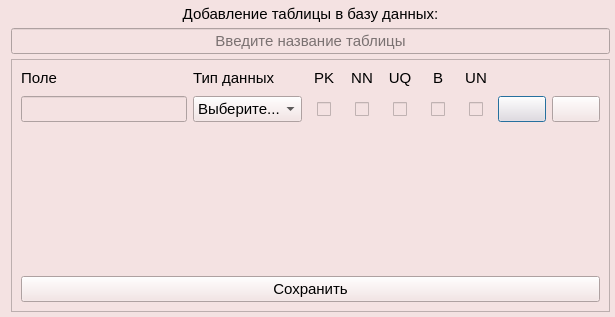
<?xml version="1.0" encoding="UTF-8"?>
<ui version="4.0">
 <class>Dialog</class>
 <widget class="QDialog" name="Dialog">
  <property name="geometry">
   <rect>
    <x>0</x>
    <y>0</y>
    <width>615</width>
    <height>317</height>
   </rect>
  </property>
  <property name="windowTitle">
   <string>Управление таблицей</string>
  </property>
  <property name="styleSheet">
   <string notr="true">QWidget {
    background-color: rgb(244,226,226);
	font-size: 15px;
	font-weight: 300;
}
</string>
  </property>
  <layout class="QVBoxLayout" name="verticalLayout_2">
   <property name="spacing">
    <number>5</number>
   </property>
   <property name="topMargin">
    <number>5</number>
   </property>
   <property name="rightMargin">
    <number>5</number>
   </property>
   <property name="bottomMargin">
    <number>5</number>
   </property>
   <item>
    <widget class="QLabel" name="WindowHeaderLabel">
     <property name="layoutDirection">
      <enum>Qt::LayoutDirection::LeftToRight</enum>
     </property>
     <property name="text">
      <string>Добавление таблицы в базу данных:</string>
     </property>
     <property name="alignment">
      <set>Qt::AlignmentFlag::AlignCenter</set>
     </property>
     <property name="margin">
      <number>0</number>
     </property>
    </widget>
   </item>
   <item>
    <widget class="QLineEdit" name="TableName">
     <property name="alignment">
      <set>Qt::AlignmentFlag::AlignCenter</set>
     </property>
     <property name="placeholderText">
      <string>Введите название таблицы</string>
     </property>
    </widget>
   </item>
   <item>
    <widget class="QScrollArea" name="scrollArea">
     <property name="widgetResizable">
      <bool>true</bool>
     </property>
     <widget class="QWidget" name="scrollAreaWidgetContents">
      <property name="geometry">
       <rect>
        <x>0</x>
        <y>0</y>
        <width>599</width>
        <height>249</height>
       </rect>
      </property>
      <layout class="QVBoxLayout" name="verticalLayout_7">
       <item>
        <layout class="QGridLayout" name="gridLayout">
         <item row="1" column="1">
          <widget class="QComboBox" name="TypeDataComboBox_0">
           <item>
            <property name="text">
             <string>Выберите...</string>
            </property>
           </item>
           <item>
            <property name="text">
             <string>TEXT</string>
            </property>
           </item>
           <item>
            <property name="text">
             <string>INTEGER</string>
            </property>
           </item>
           <item>
            <property name="text">
             <string>REAL</string>
            </property>
           </item>
           <item>
            <property name="text">
             <string>DATE</string>
            </property>
           </item>
           <item>
            <property name="text">
             <string>DATETIME</string>
            </property>
           </item>
           <item>
            <property name="text">
             <string>BOOLEAN</string>
            </property>
           </item>
          </widget>
         </item>
         <item row="0" column="6">
          <widget class="QLabel" name="UNLabel">
           <property name="toolTip">
            <string>Unsigned data type</string>
           </property>
           <property name="text">
            <string>UN</string>
           </property>
           <property name="alignment">
            <set>Qt::AlignmentFlag::AlignCenter</set>
           </property>
           <property name="margin">
            <number>4</number>
           </property>
          </widget>
         </item>
         <item row="0" column="0">
          <widget class="QLabel" name="AttributeLabel">
           <property name="text">
            <string>Поле</string>
           </property>
          </widget>
         </item>
         <item row="0" column="4">
          <widget class="QLabel" name="UQLabel">
           <property name="toolTip">
            <string>Unique Constraint</string>
           </property>
           <property name="text">
            <string>UQ</string>
           </property>
           <property name="alignment">
            <set>Qt::AlignmentFlag::AlignCenter</set>
           </property>
           <property name="margin">
            <number>4</number>
           </property>
          </widget>
         </item>
         <item row="0" column="2">
          <widget class="QLabel" name="PKLabel">
           <property name="toolTip">
            <string>Primary Key</string>
           </property>
           <property name="text">
            <string>PK</string>
           </property>
           <property name="alignment">
            <set>Qt::AlignmentFlag::AlignCenter</set>
           </property>
           <property name="margin">
            <number>4</number>
           </property>
          </widget>
         </item>
         <item row="1" column="7">
          <widget class="QPushButton" name="AddRowButton_0">
           <property name="text">
            <string/>
           </property>
           <property name="icon">
            <iconset resource="rec-rc.qrc">
             <normaloff>:/icons/icons/add.svg</normaloff>:/icons/icons/add.svg</iconset>
           </property>
          </widget>
         </item>
         <item row="1" column="8">
          <widget class="QPushButton" name="DelRowButton_0">
           <property name="text">
            <string/>
           </property>
           <property name="icon">
            <iconset resource="rec-rc.qrc">
             <normaloff>:/icons/icons/delete.svg</normaloff>:/icons/icons/delete.svg</iconset>
           </property>
          </widget>
         </item>
         <item row="0" column="1">
          <widget class="QLabel" name="TypeDataLabel">
           <property name="text">
            <string>Тип данных</string>
           </property>
          </widget>
         </item>
         <item row="0" column="5">
          <widget class="QLabel" name="BLabel">
           <property name="toolTip">
            <string>BLOB</string>
           </property>
           <property name="text">
            <string>B</string>
           </property>
           <property name="alignment">
            <set>Qt::AlignmentFlag::AlignCenter</set>
           </property>
           <property name="margin">
            <number>4</number>
           </property>
          </widget>
         </item>
         <item row="0" column="3">
          <widget class="QLabel" name="NNLabel">
           <property name="toolTip">
            <string>Not Null</string>
           </property>
           <property name="text">
            <string>NN</string>
           </property>
           <property name="alignment">
            <set>Qt::AlignmentFlag::AlignCenter</set>
           </property>
           <property name="margin">
            <number>4</number>
           </property>
          </widget>
         </item>
         <item row="1" column="0">
          <widget class="QLineEdit" name="lineEdit_0"/>
         </item>
         <item row="1" column="2">
          <widget class="QWidget" name="widget_1_0" native="true">
           <layout class="QVBoxLayout" name="verticalLayout">
            <item>
             <widget class="QCheckBox" name="PKcheckBox_0">
              <property name="sizePolicy">
               <sizepolicy hsizetype="Minimum" vsizetype="Minimum">
                <horstretch>0</horstretch>
                <verstretch>0</verstretch>
               </sizepolicy>
              </property>
              <property name="text">
               <string/>
              </property>
             </widget>
            </item>
           </layout>
          </widget>
         </item>
         <item row="1" column="3">
          <widget class="QWidget" name="widget_2_0" native="true">
           <layout class="QVBoxLayout" name="verticalLayout_3">
            <item>
             <widget class="QCheckBox" name="NNcheckBox_0">
              <property name="sizePolicy">
               <sizepolicy hsizetype="Maximum" vsizetype="Minimum">
                <horstretch>0</horstretch>
                <verstretch>0</verstretch>
               </sizepolicy>
              </property>
              <property name="text">
               <string/>
              </property>
             </widget>
            </item>
           </layout>
          </widget>
         </item>
         <item row="1" column="4">
          <widget class="QWidget" name="widget_3_0" native="true">
           <layout class="QVBoxLayout" name="verticalLayout_4">
            <item>
             <widget class="QCheckBox" name="UQcheckBox_0">
              <property name="sizePolicy">
               <sizepolicy hsizetype="Minimum" vsizetype="Minimum">
                <horstretch>0</horstretch>
                <verstretch>0</verstretch>
               </sizepolicy>
              </property>
              <property name="text">
               <string/>
              </property>
             </widget>
            </item>
           </layout>
          </widget>
         </item>
         <item row="1" column="5">
          <widget class="QWidget" name="widget_4_0" native="true">
           <layout class="QVBoxLayout" name="verticalLayout_5">
            <item>
             <widget class="QCheckBox" name="BcheckBox_0">
              <property name="sizePolicy">
               <sizepolicy hsizetype="Minimum" vsizetype="Minimum">
                <horstretch>0</horstretch>
                <verstretch>0</verstretch>
               </sizepolicy>
              </property>
              <property name="text">
               <string/>
              </property>
             </widget>
            </item>
           </layout>
          </widget>
         </item>
         <item row="1" column="6">
          <widget class="QWidget" name="widget_5_0" native="true">
           <layout class="QVBoxLayout" name="verticalLayout_6">
            <item>
             <widget class="QCheckBox" name="UNcheckBox_0">
              <property name="sizePolicy">
               <sizepolicy hsizetype="Minimum" vsizetype="Minimum">
                <horstretch>0</horstretch>
                <verstretch>0</verstretch>
               </sizepolicy>
              </property>
              <property name="text">
               <string/>
              </property>
             </widget>
            </item>
           </layout>
          </widget>
         </item>
        </layout>
       </item>
       <item>
        <spacer name="verticalSpacer_2">
         <property name="orientation">
          <enum>Qt::Orientation::Vertical</enum>
         </property>
         <property name="sizeHint" stdset="0">
          <size>
           <width>20</width>
           <height>40</height>
          </size>
         </property>
        </spacer>
       </item>
       <item>
        <widget class="QPushButton" name="SaveButton">
         <property name="layoutDirection">
          <enum>Qt::LayoutDirection::RightToLeft</enum>
         </property>
         <property name="text">
          <string>Сохранить</string>
         </property>
         <property name="icon">
          <iconset resource="rec-rc.qrc">
           <normaloff>:/icons/icons/save.svg</normaloff>:/icons/icons/save.svg</iconset>
         </property>
        </widget>
       </item>
      </layout>
     </widget>
    </widget>
   </item>
  </layout>
 </widget>
 <resources>
  <include location="rec-rc.qrc"/>
 </resources>
 <connections/>
</ui>
